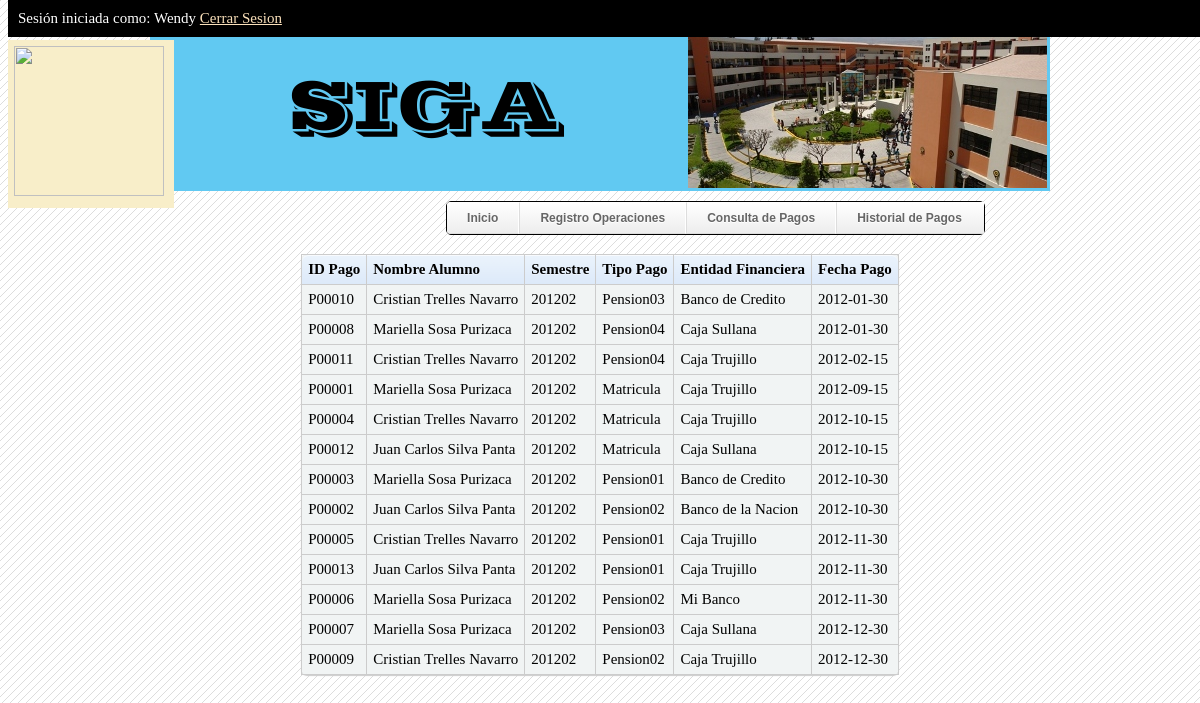
The app's page /site/index.php?p=adm&opt=historialPagos (signed in) with its own data.
### tables this page shows
CREATE TABLE `pagos` (
  `idpago` char(6) NOT NULL,
  `idalumno` char(6) DEFAULT NULL,
  `semestre` char(6) DEFAULT NULL,
  `tipo_pago` char(8) DEFAULT NULL,
  `identidadf` char(6) DEFAULT NULL,
  `fecha_pago` date DEFAULT NULL,
  PRIMARY KEY (`idpago`),
  KEY `pagos_alumnos` (`idalumno`),
  KEY `pagos_entidadf` (`identidadf`),
  KEY `tipo_pagos` (`tipo_pago`),
  CONSTRAINT `pagos_alumnos` FOREIGN KEY (`idalumno`) REFERENCES `alumno` (`idalumno`),
  CONSTRAINT `pagos_entidadf` FOREIGN KEY (`identidadf`) REFERENCES `entidad_financiera` (`identidadf`),
  CONSTRAINT `tipo_pagos` FOREIGN KEY (`tipo_pago`) REFERENCES `tipo_pago` (`idtipopago`)
);

CREATE TABLE `tipo_pago` (
  `idtipopago` char(8) NOT NULL,
  `descripcion` varchar(30) DEFAULT NULL,
  `fecha_pago` date DEFAULT NULL,
  `monto` double DEFAULT NULL,
  PRIMARY KEY (`idtipopago`)
);

CREATE TABLE `entidad_financiera` (
  `identidadf` char(6) NOT NULL,
  `descripcion` varchar(50) DEFAULT NULL,
  PRIMARY KEY (`identidadf`)
);

### site/includes/src/historialPagos.php (the view, shortened to what this page needs)
<?php
include ("includes/conexion.php");
        $rs_list = $cn->query("CALL paHistorialPagos()");
        echo '
        <table id="tablesorter" class="bordered" border="0" cellpadding="0" cellspacing="1">
        <tr>
            <th>ID Pago</th>
            <th>Nombre Alumno</th>
            <th>Semestre</th>
            <th>Tipo Pago</th>
            <th>Entidad Financiera</th>
            <th>Fecha Pago</th>
        </tr>
        ';
        while ($rows = $rs_list->fetch_array(MYSQLI_ASSOC)) {
            echo "<tr>";
            echo "<td>" . $rows["idpago"] . "</td>";
            echo "<td>" . $rows["nombre"] . "</td>";
            echo "<td>" . $rows["semestre"] . "</td>";
            echo "<td>" . $rows["tipoPago"] . "</td>";
            echo "<td>" . $rows["entidadF"] . "</td>";
            echo "<td>" . $rows["fecha_pago"] . "</td>";
            echo "</tr>";
        }
        echo "</table>";
?>

### css/style.css (style rules this page uses)
body { background-attachment: fixed; background-image: url(../images/bg.png); background-repeat: repeat; background-position: left top; }
td { padding: 3px; }
.menu { margin-left: auto; margin-right: auto; }
.banner { margin-top: 30px; margin-left: auto; margin-right: auto; }
.banner td { background-color: #61C9F2; }
.tbanner { width: 900px; margin-left: auto; margin-right: auto; }
.text_siga { padding-left: 140px; width: 70%; position: relative; font-family: "Vinet", sans-serif; font-size: 70px; }

### css/calendar.css (style rules this page uses)
ol, ul { list-style: none; }
table { border-collapse: collapse; border-spacing: 0; }
body { font-size: 62.5%; }

### css/960_fluid.css (style rules this page uses)
.grid_1, .grid_2, .grid_3, .grid_4, .grid_5, .grid_6, .grid_7, .grid_8, .grid_9, .grid_10, .grid_11, .grid_12, .grid_13, .grid_14, .grid_15, .grid_16 { display:inline; float: left; position: relative; margin-left: 37.0%; margin-right: 1.0%; }
.clearfix:after { clear: both; content: ' '; display: block; font-size: 0; line-height: 0; visibility: hidden; width: 0; height: 0; }
.clearfix { display: inline-block; }
.clearfix { display: block; }

### css/main.css (style rules this page uses)
.bar_nav ul, .side_nav ul { -webkit-border-radius: 5px; -moz-border-radius: 5px; border-radius: 5px; border:1px solid #000; background-color: transparent; }
.bar_nav ul li a, .side_nav ul li a { color: #666; text-shadow: 0px 1px 0px #fff; }
.bar_nav > ul > li > a { border-top: 1px solid #ddd; border-right: 1px solid #FFF; border-left: 1px solid #ddd; }
.bar_nav > ul > li:first-child > a { border-left: none; }
.bar_nav > ul > li:last-child > a { border-right: none; }
.bar_nav ul li a, .side_nav ul li a { border-bottom: 1px solid #ddd; border-top: 1px solid #fff; }
li.has_mega_menu { position: static !important; }
li.has_mega_menu a { position: relative; padding-right: 22px !important; }
.grad_grey, .bar_nav ul a, .side_nav ul a, .bar_nav ul, .side_nav ul, .drop_box { background: #ffffff; background: -moz-linear-gradient(top, #ffffff 0%, #ededed 100%); background: -webkit-gradient(linear, left top, left bottom, color-stop(0%,#ffffff), color-stop(100%,#ededed)); }
.round_all { -webkit-border-radius: 3px; -moz-border-radius: 3px; border-radius: 3px; }
.round_left { -webkit-border-top-left-radius: 3px; -webkit-border-bottom-left-radius: 3px; -moz-border-radius-topleft: 3px; -moz-border-radius-bottomleft: 3px; border-radius: 3px 0 0 3px; }

### css/bar_nav.css (style rules this page uses)
.bar_nav { position: relative; margin-top: 10px; margin-bottom: 10px; }
.bar_nav > ul { color:#fff; }
.bar_nav ul { margin: 0; padding: 0; list-style: none; position: relative; }
.bar_nav ul li { float: left; display: inline; position: relative; }
.bar_nav ul a { padding: 0 20px; display: block; font: bold 12px sans-serif; text-decoration: none; white-space: nowrap; line-height: 30px; }

### css/tabla1.css (style rules this page uses)
.bordered { border: solid #ccc 1px; -moz-border-radius: 6px; -webkit-border-radius: 6px; border-radius: 6px; -webkit-box-shadow: 0 1px 1px #ccc; -moz-box-shadow: 0 1px 1px #ccc; box-shadow: 0 1px 1px #ccc; font-size: 15px; background-color: #F1F4F4; margin-left: auto; margin-right: auto; }
.bordered td, .bordered th { border-left: 1px solid #ccc; border-top: 1px solid #ccc; padding: 6px; text-align: left; }
.bordered th { background-color: #dce9f9; background-image: -webkit-gradient(linear, left top, left bottom, from(#ebf3fc), to(#dce9f9)); background-image: -webkit-linear-gradient(top, #ebf3fc, #dce9f9); background-image: -moz-linear-gradient(top, #ebf3fc, #dce9f9); background-image: -ms-linear-gradient(top, #ebf3fc, #dce9f9); background-image: -o-linear-gradient(top, #ebf3fc, #dce9f9); background-image: linear-gradient(top, #ebf3fc, #dce9f9); -webkit-box-shadow: 0 1px 0 rgba(255,255,255,.8) inset; -moz-box-shadow:0 1px 0 rgba(255,255,255,.8) inset; box-shadow: 0 1px 0 rgba(255,255,255,.8) inset; border-top: none; text-shadow: 0 1px 0 rgba(255,255,255,.5); }
.bordered td:first-child, .bordered th:first-child { border-left: none; }
.bordered th:first-child { -moz-border-radius: 6px 0 0 0; -webkit-border-radius: 6px 0 0 0; border-radius: 6px 0 0 0; }
.bordered th:last-child { -moz-border-radius: 0 6px 0 0; -webkit-border-radius: 0 6px 0 0; border-radius: 0 6px 0 0; }
.bordered tr:last-child td:first-child { -moz-border-radius: 0 0 0 6px; -webkit-border-radius: 0 0 0 6px; border-radius: 0 0 0 6px; }
.bordered tr:last-child td:last-child { -moz-border-radius: 0 0 6px 0; -webkit-border-radius: 0 0 6px 0; border-radius: 0 0 6px 0; }

### records on screen
pagos: idpago "P00010", nombre "Cristian Trelles Navarro", semestre "201202", tipo_pago.descripcion "Pension03", identidadf.descripcion "Banco de Credito", fecha_pago "2012-01-30"
pagos: idpago "P00008", nombre "Mariella Sosa Purizaca", semestre "201202", tipo_pago.descripcion "Pension04", identidadf.descripcion "Caja Sullana", fecha_pago "2012-01-30"
pagos: idpago "P00011", nombre "Cristian Trelles Navarro", semestre "201202", tipo_pago.descripcion "Pension04", identidadf.descripcion "Caja Trujillo", fecha_pago "2012-02-15"
pagos: idpago "P00001", nombre "Mariella Sosa Purizaca", semestre "201202", tipo_pago.descripcion "Matricula", identidadf.descripcion "Caja Trujillo", fecha_pago "2012-09-15"
pagos: idpago "P00004", nombre "Cristian Trelles Navarro", semestre "201202", tipo_pago.descripcion "Matricula", identidadf.descripcion "Caja Trujillo", fecha_pago "2012-10-15"
pagos: idpago "P00012", nombre "Juan Carlos Silva Panta", semestre "201202", tipo_pago.descripcion "Matricula", identidadf.descripcion "Caja Sullana", fecha_pago "2012-10-15"
pagos: idpago "P00003", nombre "Mariella Sosa Purizaca", semestre "201202", tipo_pago.descripcion "Pension01", identidadf.descripcion "Banco de Credito", fecha_pago "2012-10-30"
pagos: idpago "P00002", nombre "Juan Carlos Silva Panta", semestre "201202", tipo_pago.descripcion "Pension02", identidadf.descripcion "Banco de la Nacion", fecha_pago "2012-10-30"
pagos: idpago "P00005", nombre "Cristian Trelles Navarro", semestre "201202", tipo_pago.descripcion "Pension01", identidadf.descripcion "Caja Trujillo", fecha_pago "2012-11-30"
pagos: idpago "P00013", nombre "Juan Carlos Silva Panta", semestre "201202", tipo_pago.descripcion "Pension01", identidadf.descripcion "Caja Trujillo", fecha_pago "2012-11-30"
pagos: idpago "P00006", nombre "Mariella Sosa Purizaca", semestre "201202", tipo_pago.descripcion "Pension02", identidadf.descripcion "Mi Banco", fecha_pago "2012-11-30"
pagos: idpago "P00007", nombre "Mariella Sosa Purizaca", semestre "201202", tipo_pago.descripcion "Pension03", identidadf.descripcion "Caja Sullana", fecha_pago "2012-12-30"
pagos: idpago "P00009", nombre "Cristian Trelles Navarro", semestre "201202", tipo_pago.descripcion "Pension02", identidadf.descripcion "Caja Trujillo", fecha_pago "2012-12-30"

### other values on screen
$_SESSION["nombre"] "Wendy"
